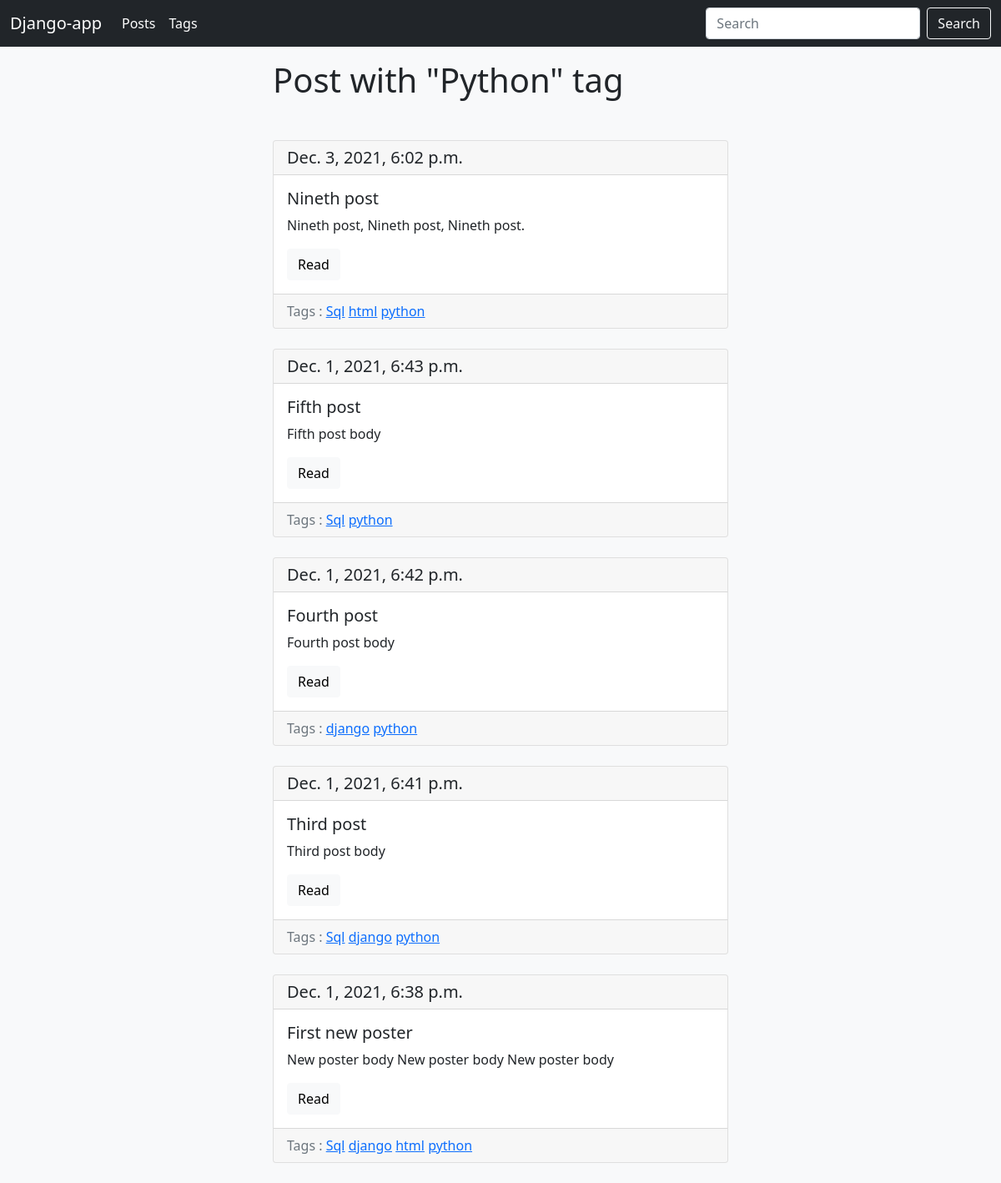
/blog/tag/python/, run on an earlier commit of the app's database.
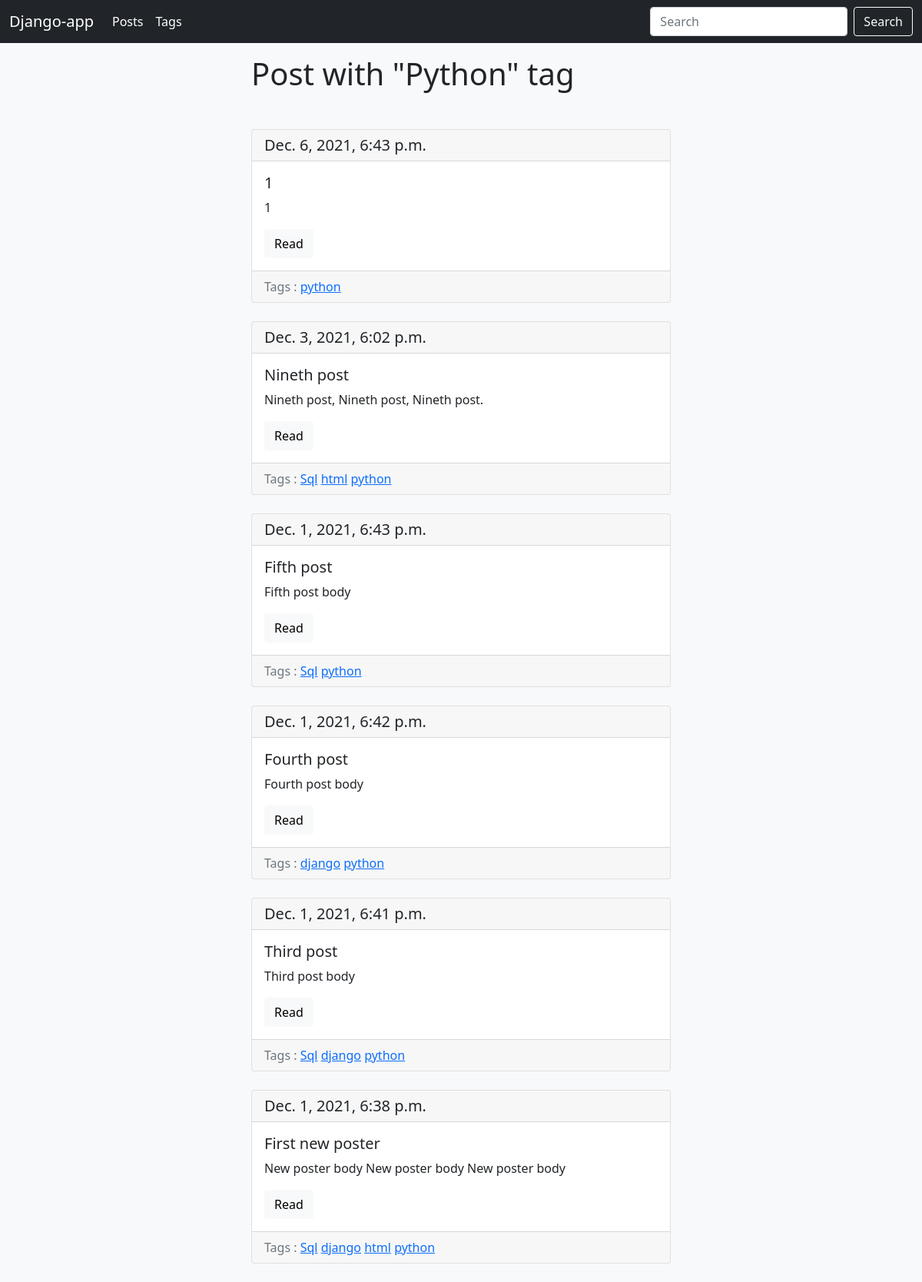
And on a later commit of the database.
### blog/models.py (models this page shows, shortened)
class Post(models.Model):
    title = models.CharField(max_length=150, db_index=True)
    slug = models.SlugField(max_length=150, blank=True, unique=True)
    body = models.TextField(blank=True, db_index=True)
    date_pub = models.DateTimeField(auto_now_add=True)
    tags = models.ManyToManyField('Tag', blank=True, related_name='posts')
    def get_absolute_url(self):
        return reverse('post_detail_url', kwargs={'slug': self.slug})
    class Meta:
        ordering = ['-date_pub']

class Tag(models.Model):
    title = models.CharField(max_length=50)
    slug = models.SlugField(max_length=50, unique=True)
    def get_absolute_url(self):
        return reverse('tag_detail_url', kwargs={'slug': self.slug})
    class Meta:
        ordering = ['title']

### blog/views.py (the view)
# urls.py: path('tag/<str:slug>/', TagDetail.as_view(), name='tag_detail_url'),
class TagDetail(ObjectDetailMixin, View):
    model = Tag
    template = 'blog/tag_detail.html'

### blog/utils.py (called while the page is built)
    def get(self, request, slug):
        obj = get_object_or_404(self.model, slug__iexact=slug)
        return render(request, self.template, context={self.model.__name__.lower(): obj, 'admin_object': obj, 'detail': True})

### blog/templates/blog/tag_detail.html (shortened to what this page needs)
{% extends 'blog/base_blog.html' %}
{% block content %}
  <h1 class="mb-5">
    Post with "{{ tag.title|title }}" tag
  </h1>
  {% for post in tag.posts.all %}
    {% include 'blog/includes/post_card_template.html' %}
  {% endfor %}
{% endblock %}

### blog/templates/blog/includes/post_card_template.html
<div class="card mb-4">
  <h5 class="card-header">{{ post.date_pub }}</h5>
  <div class="card-body">
    <h5 class="card-title">{{ post.title }}</h5>
    <p class="card-text">{{ post.body|truncatewords:15 }}</p>
    <a href="{{ post.get_absolute_url }}" class="btn btn-light">Read</a>
  </div>
  <div class="card-footer text-muted">
    Tags :
    {% for tag in post.tags.all %}
        <a href="{{ tag.get_absolute_url }}">{{ tag.title }}</a>
    {% endfor %}
  </div>
</div>

What changed in the data, as far as the page shows it:
added Post: date_pub "Dec. 6, 2021, 6:43 p.m.", title "1", body "1", Tag (title "python")
